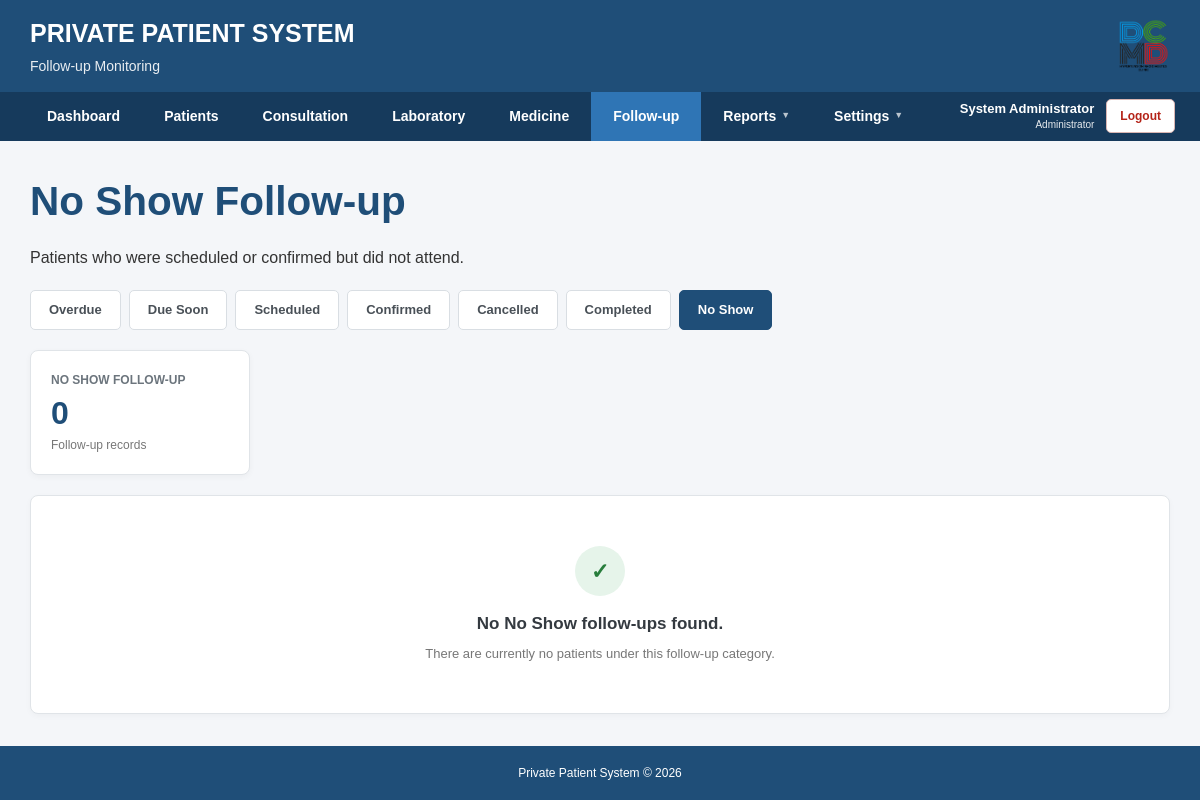
/private_patient_system/patients/follow_up.php?type=no_show (signed in), run on an earlier commit of the app's database.
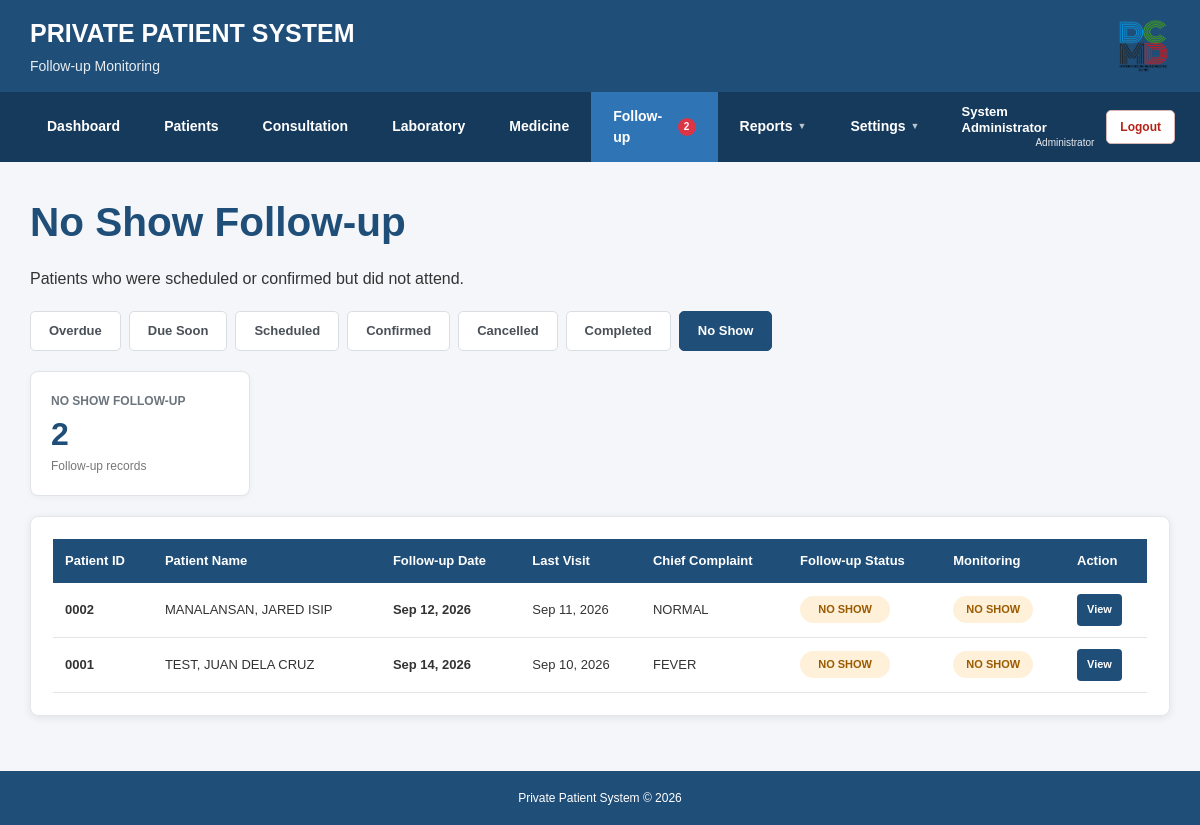
And on a later commit of the database.
### tables this page shows
CREATE TABLE IF NOT EXISTS `consultations` (
  `id` int(11) NOT NULL AUTO_INCREMENT,
  `patient_id` int(11) NOT NULL,
  `visit_date` date NOT NULL,
  `chief_complaint` text,
  `history_illness` text,
  `blood_pressure` varchar(20) DEFAULT NULL,
  `bp_status` varchar(50) DEFAULT NULL,
  `temperature` decimal(4,1) DEFAULT NULL,
  `pulse_rate` int(11) DEFAULT NULL,
  `respiratory_rate` int(11) DEFAULT NULL,
  `oxygen_saturation` int(11) DEFAULT NULL,
  `weight` decimal(5,2) DEFAULT NULL,
  `height` decimal(5,2) DEFAULT NULL,
  `bmi` decimal(5,2) DEFAULT NULL,
  `bmi_status` varchar(30) DEFAULT NULL,
  `assessment` text,
  `medication` text,
  `management` text,
  `follow_up_date` date DEFAULT NULL,
  `remarks` text,
  `created_at` timestamp NOT NULL DEFAULT CURRENT_TIMESTAMP,
  `follow_up_status` varchar(30) NOT NULL DEFAULT 'PENDING',
  PRIMARY KEY (`id`),
  KEY `patient_id` (`patient_id`)
);

CREATE TABLE IF NOT EXISTS `patients` (
  `id` int(11) NOT NULL AUTO_INCREMENT,
  `patient_id` varchar(10) NOT NULL,
  `last_name` varchar(100) NOT NULL,
  `first_name` varchar(100) NOT NULL,
  `middle_name` varchar(100) DEFAULT NULL,
  `birthdate` date NOT NULL,
  `sex` enum('Male','Female') NOT NULL,
  `civil_status` varchar(30) DEFAULT NULL,
  `philhealth_no` varchar(30) DEFAULT NULL,
  `philhealth_yakap_status` varchar(30) DEFAULT NULL,
  `address` text,
  `contact_no` varchar(20) DEFAULT NULL,
  `email` varchar(150) DEFAULT NULL,
  `emergency_contact` varchar(150) DEFAULT NULL,
  `emergency_contact_no` varchar(20) DEFAULT NULL,
  `date_registered` date NOT NULL,
  `status` enum('Active','Inactive','Deceased') NOT NULL DEFAULT 'Active',
  `created_at` timestamp NOT NULL DEFAULT CURRENT_TIMESTAMP,
  PRIMARY KEY (`id`),
  UNIQUE KEY `patient_id` (`patient_id`)
);

### private_patient_system/patients/follow_up.php (the view, shortened to what the changed rows need)
<?php
require_once "../config/database.php";
$type = isset($_GET["type"]) ? trim($_GET["type"]) : "due";
if ($type == "overdue") {
    $pageTitle = "Overdue Follow-up";
    $pageSubtitle = "Follow-up Monitoring";
    $pageDescription = "Patients with pending follow-ups whose date has already passed.";
    $emptyMessage = "No overdue follow-ups found.";
} elseif ($type == "scheduled") {
    $pageTitle = "Scheduled Follow-up";
    $pageSubtitle = "Follow-up Monitoring";
    $pageDescription = "Patients with pending follow-up dates more than 7 days from today.";
    $emptyMessage = "No scheduled follow-ups found.";
} elseif ($type == "confirmed") {
    $pageTitle = "Confirmed Follow-up";
    $pageSubtitle = "Follow-up Monitoring";
    $pageDescription = "Patients whose follow-up has been confirmed.";
    $emptyMessage = "No confirmed follow-ups found.";
} elseif ($type == "cancelled") {
    $pageTitle = "Cancelled Follow-up";
    $pageSubtitle = "Follow-up Monitoring";
    $pageDescription = "Patients whose follow-up has been cancelled.";
    $emptyMessage = "No cancelled follow-ups found.";
} elseif ($type == "completed") {
    $pageTitle = "Completed Follow-up";
    $pageSubtitle = "Follow-up Monitoring";
    $pageDescription = "Patients whose follow-up has been completed.";
    $emptyMessage = "No completed follow-ups found.";
} elseif ($type == "no_show") {
    $pageTitle = "No Show Follow-up";
    $emptyMessage = "No No Show follow-ups found.";
} else {
    $pageTitle = "Due Follow-up";
    $pageSubtitle = "Follow-up Monitoring";
    $pageDescription = "Patients with pending follow-up dates within the next 7 days.";
    $emptyMessage = "No follow-ups due within the next 7 days.";
}
$activePage = "follow_up";
if ($type == "overdue") {
    $condition = "
        (
            UPPER(TRIM(c.follow_up_status)) = 'PENDING'
            OR UPPER(TRIM(c.follow_up_status)) = 'ACTIVE'
        )
        AND c.follow_up_date < CURDATE()
    ";
} elseif ($type == "confirmed") {
    $condition = "
        UPPER(TRIM(c.follow_up_status)) = 'CONFIRMED'
    ";
} elseif ($type == "cancelled") {
    $condition = "
        UPPER(TRIM(c.follow_up_status)) = 'CANCELLED'
    ";
} elseif ($type == "completed") {
    $condition = "
        UPPER(TRIM(c.follow_up_status)) = 'COMPLETED'
    ";
} elseif ($type == "no_show") {
    $condition = "
        UPPER(TRIM(c.follow_up_status)) = 'NO SHOW'
    ";
} else {
    $condition = "
        UPPER(TRIM(c.follow_up_status)) = 'PENDING'
    ";
}
$sql = "
    SELECT
        c.id AS consultation_id,
        c.visit_date,
        c.follow_up_date,
        c.chief_complaint,
        c.assessment,
        c.follow_up_status,
        p.id AS patient_db_id,
        p.patient_id AS patient_number,
        p.first_name,
        p.middle_name,
        p.last_name,
        p.status AS patient_status
    FROM consultations c
    INNER JOIN patients p
        ON c.patient_id = p.id
    WHERE
        UPPER(TRIM(p.status)) != 'DECEASED'
        AND c.follow_up_date IS NOT NULL
        AND " . $condition . "
    ORDER BY
        c.follow_up_date ASC,
        c.id DESC
";
$result = $conn->query($sql);
$count = 0;
if ($result) {
    $count = $result->num_rows;
}
function getPatientName($row)
{
    $name = "";
    if (!empty($row["last_name"])) {
        $name .= $row["last_name"];
    }
    if (!empty($row["first_name"])) {
        if ($name != "") {
            $name .= ", ";
        }
        $name .= $row["first_name"];
    }
    if (!empty($row["middle_name"])) {
        $middle = trim($row["middle_name"]);
        if ($middle != "") {
            $name .= " " . $middle;
        }
    }
    return $name;
}
function formatDateDisplay($date)
{
    return date("M d, Y", strtotime($date));
}
function getFollowUpStatusText($status)
{
    $status = strtoupper(trim($status));
    return $status;
}
function getFollowUpStatusClass($status)
{
    $status = strtoupper(trim($status));
    if ($status == "NO SHOW") {
        return "status-no-show";
    }
    return "status-pending";
}
function getDateStatus($followUpDate)
{
    $today = strtotime(date("Y-m-d"));
    $date = strtotime($followUpDate);
    if ($date < $today) {
        return "OVERDUE";
    }
    $sevenDays = strtotime("+7 days", $today);
    if ($date <= $sevenDays) {
        return "DUE SOON";
    }
    return "SCHEDULED";
}
require_once "../includes/header.php";
require_once "../includes/navigation.php";
?>
<main class="main-container">
    <div class="page-title">
        <h2>
            <?php
            echo htmlspecialchars($pageTitle);
            ?>
        </h2>
    </div>
    <div class="summary-card">
        <div class="summary-label">
            <?php
            echo htmlspecialchars($pageTitle);
            ?>
        </div>
        <div class="summary-number">
            <?php
            echo $count;
            ?>
        </div>
        <div class="summary-text">
            Follow-up record<?php
            echo ($count == 1) ? "" : "s";
            ?>
        </div>
    </div>
    <?php if ($count > 0) { ?>
        <div class="card">
            <div class="table-wrapper">
                <table class="data-table">
                    <thead>
                        <tr>
                            <th>Patient ID</th>
                            <th>Patient Name</th>
                            <th>Follow-up Date</th>
                            <th>Last Visit</th>
                            <th>Chief Complaint</th>
                            <th>Follow-up Status</th>
                            <th>Monitoring</th>
                            <th>Action</th>
                        </tr>
                    </thead>
                    <tbody>
                    <?php while ($row = $result->fetch_assoc()) { ?>
                        <?php
                        $patientName = getPatientName($row);
                        $actualStatus = getFollowUpStatusText(
                            $row["follow_up_status"]
                        );
                        $statusClass = getFollowUpStatusClass(
                            $actualStatus
                        );
                        $dateStatus = getDateStatus(
                            $row["follow_up_date"]
                        );
                        $monitoring = $dateStatus;
                        $monitoringClass = "monitor-scheduled";
                        if ($actualStatus == "CONFIRMED") {
                            $monitoring = "CONFIRMED";
                            $monitoringClass = "monitor-confirmed";
                        } elseif ($actualStatus == "CANCELLED") {
                            $monitoring = "CANCELLED";
                            $monitoringClass = "monitor-cancelled";
                        } elseif ($actualStatus == "COMPLETED") {
                            $monitoring = "COMPLETED";
                            $monitoringClass = "monitor-completed";
                        } elseif ($actualStatus == "NO SHOW") {
                            $monitoring = "NO SHOW";
                            $monitoringClass = "monitor-no-show";
                        } elseif ($dateStatus == "OVERDUE") {
                            $monitoring = "OVERDUE";
                            $monitoringClass = "monitor-overdue";
                        } elseif ($dateStatus == "DUE SOON") {
                            $monitoring = "DUE SOON";
                            $monitoringClass = "monitor-due";
                        } else {
                            $monitoring = "SCHEDULED";
                            $monitoringClass = "monitor-scheduled";
                        }
                        ?>
                        <tr>
                            <td>
                                <strong>
                                    <?php
                                    echo htmlspecialchars(
                                        $row["patient_number"]
                                    );
                                    ?>
                                </strong>
                            </td>
                            <td>
                                <?php
                                echo htmlspecialchars($patientName);
                                ?>
                            </td>
                            <td>
                                <strong>
                                    <?php
                                    echo formatDateDisplay(
                                        $row["follow_up_date"]
                                    );
                                    ?>
                                </strong>
                            </td>
                            <td>
                                <?php
                                echo formatDateDisplay(
                                    $row["visit_date"]
                                );
                                ?>
                            </td>
                            <td>
                                <?php
                                if (!empty($row["chief_complaint"])) {
                                    echo htmlspecialchars(
                                        $row["chief_complaint"]
                                    );
                                } else {
                                    echo "-";
                                }
                                ?>
                            </td>
                            <td>
                                <span
                                    class="follow-status <?php
                                        echo htmlspecialchars(
                                            $statusClass
                                        );
                                    ?>"
                                >
                                    <?php
                                    echo htmlspecialchars(
                                        $actualStatus
                                    );
                                    ?>
                                </span>
                            </td>
                            <td>
                                <span
                                    class="monitor-status <?php
                                        echo htmlspecialchars(
                                            $monitoringClass
                                        );
                                    ?>"
                                >
                                    <?php
                                    echo htmlspecialchars(
                                        $monitoring
                                    );
                                    ?>
                                </span>
                            </td>
                            <td>
                                <div class="follow-actions">
                                    <a
                                        href="view.php?id=<?php
                                            echo intval(
                                                $row["patient_db_id"]
                                            );
                                        ?>"
                                        class="btn btn-view"
                                    >
                                        View
                                    </a>
                                </div>
                            </td>
                        </tr>
                    <?php } ?>
                    </tbody>
                </table>
            </div>
        </div>
    <?php } else { ?>
        <div class="empty-state">
            <div class="empty-icon">
                ✓
            </div>
            <h3>
                <?php
                echo htmlspecialchars($emptyMessage);
                ?>
            </h3>
            <p>
                There are currently no patients under this
                follow-up category.
            </p>
        </div>
    <?php } ?>
</main>
<?php
require_once "../includes/footer.php";
?>

### private_patient_system/includes/navigation.php (shortened to what the changed rows need)
<?php
$followUpDueSoonCount = 0;
if (isset($conn)) {
    $followUpNotificationSql = "
        SELECT COUNT(*) AS total
        FROM consultations c
        INNER JOIN patients p
            ON c.patient_id = p.id
        WHERE
            UPPER(TRIM(p.status)) != 'DECEASED'
            AND c.follow_up_date IS NOT NULL
            AND (
                UPPER(TRIM(c.follow_up_status)) = 'PENDING'
                OR UPPER(TRIM(c.follow_up_status)) = 'ACTIVE'
            )
            AND c.follow_up_date >= CURDATE()
            AND c.follow_up_date <= DATE_ADD(CURDATE(), INTERVAL 7 DAY)
    ";
    $followUpNotificationResult = $conn->query(
        $followUpNotificationSql
    );
    if ($followUpNotificationResult) {
        $followUpNotificationRow =
            $followUpNotificationResult->fetch_assoc();
        if ($followUpNotificationRow) {
            $followUpDueSoonCount = intval(
                $followUpNotificationRow["total"]
            );
        }
    }
}
?>
<nav class="navigation">
    <div class="navigation-inner">
        <div class="navigation-menu">
            <a
                href="/private_patient_system/patients/follow_up.php?type=due"
                class="nav-link nav-follow-up <?php echo ($activePage == 'follow_up') ? 'active' : ''; ?>"
            >
                <span>
                    Follow-up
                </span>
                <?php if ($followUpDueSoonCount > 0) { ?>
                    <span class="follow-up-notification">
                        <?php
                        echo $followUpDueSoonCount;
                        ?>
                    </span>
                <?php } ?>
            </a>
        </div>
    </div>
</nav>

What changed in the data, as far as the page shows it:
added consultations: patient.patient_id "0002", patient.middle_name "MANALANSAN, JARED ISIP", follow_up_date "Sep 12, 2026", visit_date "Sep 11, 2026", chief_complaint "NORMAL", follow_up_status "NO SHOW"
added consultations: patient.patient_id "0001", patient.middle_name "TEST, JUAN DELA CRUZ", follow_up_date "Sep 14, 2026", visit_date "Sep 10, 2026", chief_complaint "FEVER", follow_up_status "NO SHOW"
Also different on the page:
$followUpDueSoonCount: (not shown) → "2"
$count: "0" → "2"
$emptyMessage: "No No Show follow-ups found." → (not shown)
text no longer shown: "✓ There are currently no patients under this follow-up category."
text now shown: "Patient ID Patient Name Follow-up Date Last Visit Chief Complaint Follow-up Status Monitoring Action"
